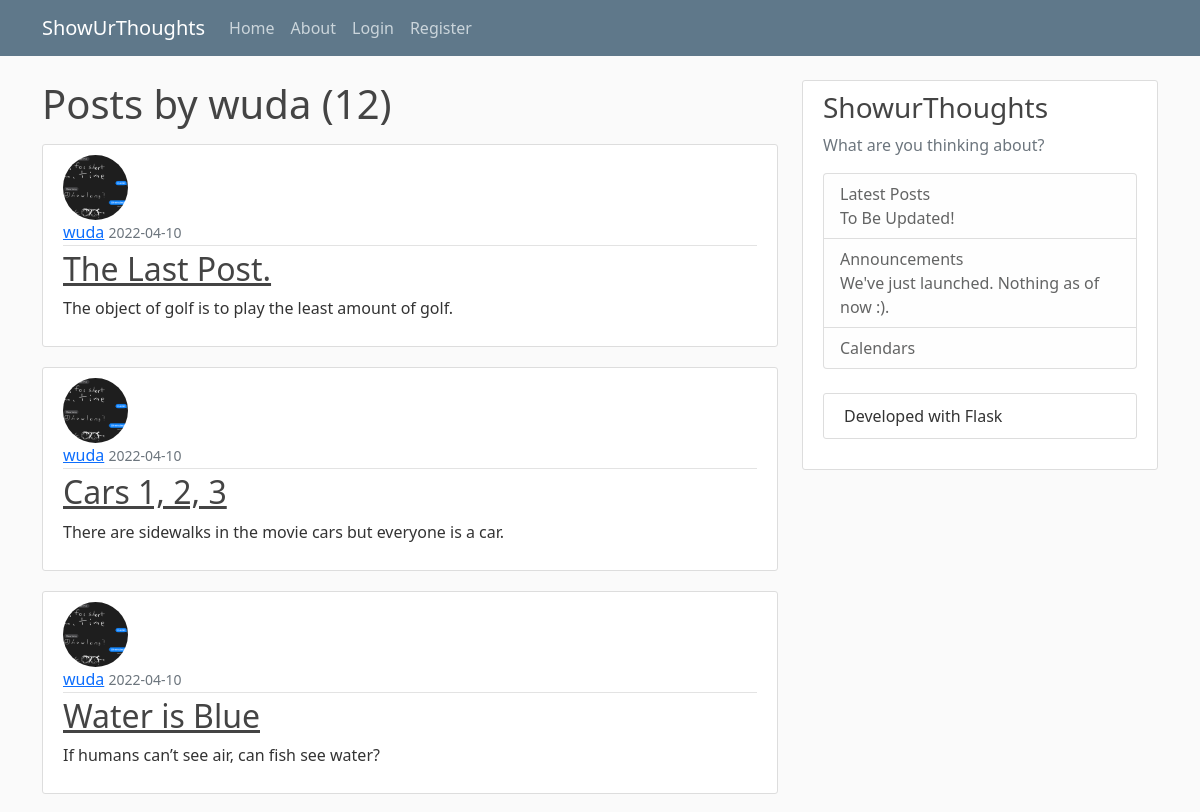
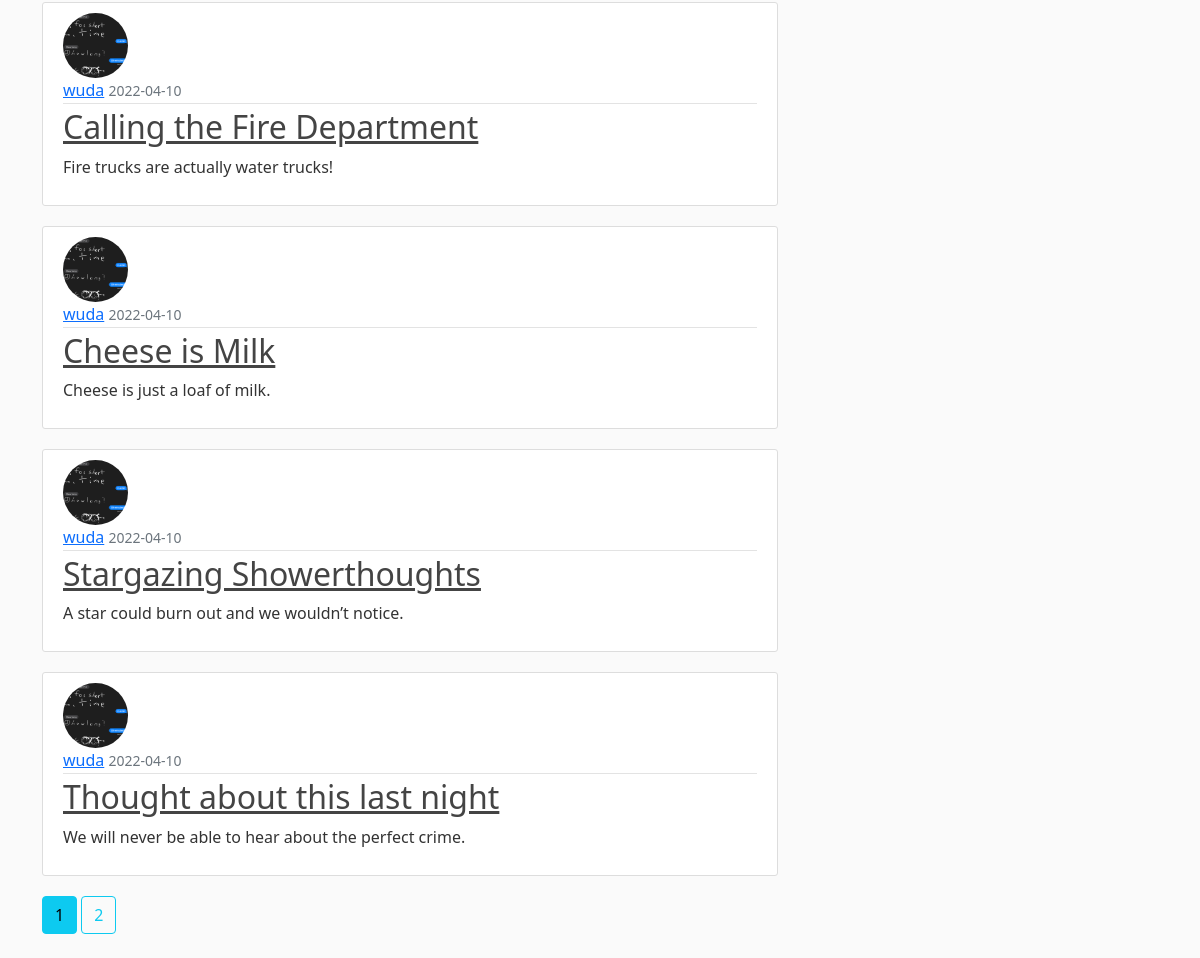
/user/wuda, run on the app's committed database (2 pictures, top to bottom).
### blogsite/models.py (models this page shows, shortened)
class User(db.Model, UserMixin):
    id = db.Column(db.Integer, primary_key=True)
    username = db.Column(db.String(20), unique=True, nullable=False)
    email = db.Column(db.String(120), unique=True, nullable=False)
    image_file = db.Column(db.String(20), nullable=False, default='default.jpg')
    password = db.Column(db.String(60), nullable=False)
    posts = db.relationship('Post', backref='author', lazy=True)

class Post(db.Model):
    id = db.Column(db.Integer, primary_key=True)
    title = db.Column(db.String(100), nullable=False)
    date_posted = db.Column(db.DateTime, nullable=False, default=datetime.utcnow)
    content = db.Column(db.Text, nullable=False)
    user_id = db.Column(db.Integer, db.ForeignKey('user.id'), nullable=False)

### blogsite/users/routes.py (the view)
@users.route("/user/<string:username>")
def user_posts(username):
    page = request.args.get('page', 1, type=int)
    user = User.query.filter_by(username=username).first_or_404()
    posts = Post.query.filter_by(author=user)\
        .order_by(Post.date_posted.desc())\
        .paginate(page=page, per_page=7)
    return render_template('user_posts.html', posts=posts, user=user)

### blogsite/templates/user_posts.html
{% extends "layout.html" %}
{% block content %}
    <h1 class="mb-3"> Posts by {{ user.username  }} ({{ posts.total }})</h1>
    {% for post in posts.items %}
        <article class="media content-section">
            <img class="rounded-circle article-img" src="{{ url_for('static', filename='profile_pics/' + post.author.image_file) }}">
            <div class="media-body">
            <div class="article-metadata">
                <a class="mr-2" href="{{ url_for('users.user_posts', username=post.author.username) }}">{{ post.author.username }}</a>
                <small class="text-muted">{{ post.date_posted.strftime('%Y-%m-%d') }}</small>
            </div>
            <h2><a class="article-title" href="{{ url_for('posts.post', post_id=post.id) }}">{{ post.title }}</a></h2>
            <p class="article-content">{{ post.content }}</p>
            </div>
        </article>
    {% endfor %}
    {% for page_num in posts.iter_pages(left_edge=1, right_edge=1, left_current=1, right_current=2) %}
        {% if page_num %}
            {% if posts.page == page_num %}
                <a class="btn btn-info mb-4" href="{{ url_for('users.user_posts', username=user.username, page=page_num) }}">{{ page_num }}</a>
            {% else %}
                <a class="btn btn-outline-info mb-4" href="{{ url_for('users.user_posts', username=user.username, page=page_num) }}">{{ page_num }}</a>
            {% endif %}
        {% else %}
            ...
        {% endif %}
    {% endfor %}
{% endblock content%}

### blogsite/static/main.css (style rules this page uses)
body { background: #fafafa; color: #333333; margin-top: 5rem; }
h1, h2, h3, h4, h5, h6 { color: #444444; }
.content-section { background: #ffffff; padding: 10px 20px; border: 1px solid #dddddd; border-radius: 3px; margin-bottom: 20px; }
.article-title { color: #444444; }
.article-content { white-space: pre-line; }
.article-img { height: 65px; width: 65px; margin-right: 16px; }
.article-metadata { padding-bottom: 1px; margin-bottom: 4px; border-bottom: 1px solid #e3e3e3 }

### data on the page
User: username "wuda"
Post: image_file (picture), author.username "wuda", date_posted "2022-04-10", title "The Last Post.", content "The object of golf is to play the least amount of golf."
Post: image_file (picture), author.username "wuda", date_posted "2022-04-10", title "Cars 1, 2, 3", content "There are sidewalks in the movie cars but everyone is a car."
Post: image_file (picture), author.username "wuda", date_posted "2022-04-10", title "Water is Blue", content "If humans can’t see air, can fish see water?"
Post: image_file (picture), author.username "wuda", date_posted "2022-04-10", title "Calling the Fire Department", content "Fire trucks are actually water trucks!"
Post: image_file (picture), author.username "wuda", date_posted "2022-04-10", title "Cheese is Milk", content "Cheese is just a loaf of milk."
Post: image_file (picture), author.username "wuda", date_posted "2022-04-10", title "Stargazing Showerthoughts", content "A star could burn out and we wouldn’t notice."
Post: image_file (picture), author.username "wuda", date_posted "2022-04-10", title "Thought about this last night", content "We will never be able to hear about the perfect crime."

### other printed values
{{ posts.total }} "12"
{{ page_num }} "1"
{{ page_num }} "2"
